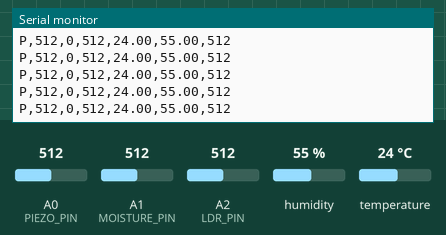
Simulated run of this sketch. Board: Arduino Uno, built with avr-gcc and run on an emulated ATmega328P. Shown: the last lines printed to the serial monitor. The test bench sets the inputs (shaded band); at power-on: humidity 55 %, A0 (PIEZO_PIN) = 512, A1 (MOISTURE_PIN) = 512, A2 (LDR_PIN) = 512, temperature 24 °C.

Above: at 1.7 s.
1.8 s: humidity set to 22 %
At 2.65 s:
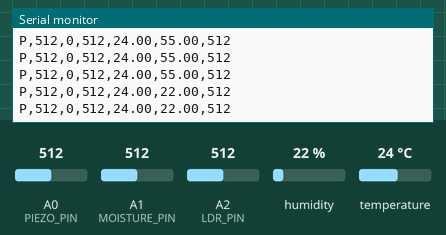
3.3 s: A0 (PIEZO_PIN) set to 716
At 3.32 s:
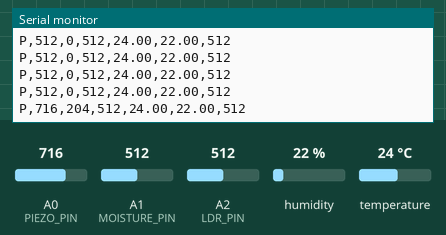
4.8 s: A1 (MOISTURE_PIN) set to 716
At 4.8 s:
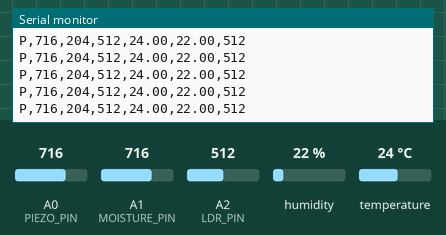
6.3 s: A2 (LDR_PIN) set to 716
At 6.67 s:
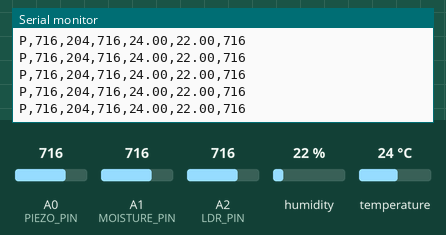
7.8 s: temperature set to 12 °C
At 8.79 s:
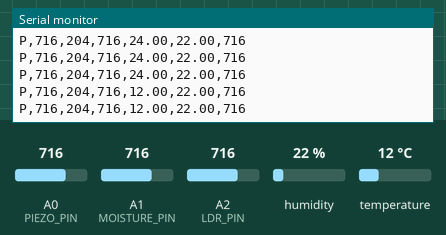
9.3 s: A0 (PIEZO_PIN) set to 992
At 9.31 s:
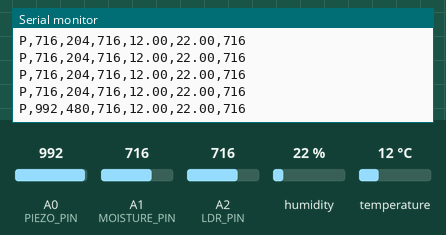
Timing chart, 0 to 11.8 s (numbered marks = the images above; inputs shaded):
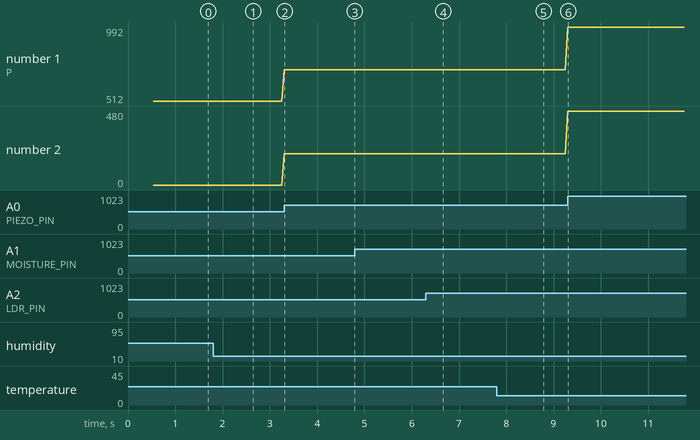

The sketch:

spandana_uno.ino
```cpp
// (licence header left out)
#include <DHT.h>

#define PIEZO_PIN     A0
#define MOISTURE_PIN  A1
#define LDR_PIN       A2
#define DHTPIN        2
#define DHTTYPE       DHT11

DHT dht(DHTPIN, DHTTYPE);

int baseline = 0;

void setup() {
  Serial.begin(115200);
  dht.begin();

  // Baseline calibration — average 100 samples at boot to establish
  // the piezo's resting voltage. This is intentionally simple; the
  // real adaptive baseline lives on the host side.
  long sum = 0;
  for (int i = 0; i < 100; i++) {
    sum += analogRead(PIEZO_PIN);
    delay(5);
  }
  baseline = sum / 100;
}

void loop() {
  int   raw      = analogRead(PIEZO_PIN);
  int   delta    = abs(raw - baseline);
  int   moisture = analogRead(MOISTURE_PIN);
  int   ldr      = analogRead(LDR_PIN);
  float temp     = dht.readTemperature();
  float hum      = dht.readHumidity();

  Serial.print("P,");
  Serial.print(raw);      Serial.print(",");
  Serial.print(delta);    Serial.print(",");
  Serial.print(moisture); Serial.print(",");
  Serial.print(temp);     Serial.print(",");
  Serial.print(hum);      Serial.print(",");
  Serial.println(ldr);

  delay(50);
}
```

Measured:
- after the input at 1.8 s, the serial monitor: prints a new line after 0.78 s (image 1)
- after the input at 3.3 s, the serial monitor: prints a new line at once (image 2)
- after the input at 6.3 s, the serial monitor: prints a new line at once (image 4)
- after the input at 7.8 s, the serial monitor: prints a new line after 0.93 s (image 5)
- after the input at 9.3 s, the serial monitor: prints a new line at once (image 6)
- plotted number 1: 512 → 716 after the input at 3.3 s, 716 → 992 after the input at 9.3 s
- plotted number 2: 0 → 204 after the input at 3.3 s, 204 → 480 after the input at 9.3 s
